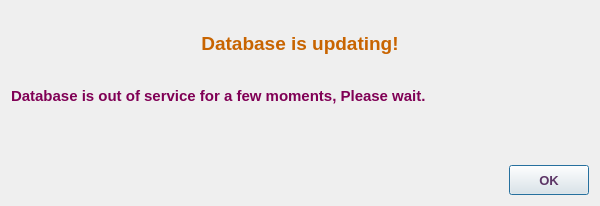
<?xml version="1.0" encoding="UTF-8"?>
<ui version="4.0">
 <class>OutOfService</class>
 <widget class="QDialog" name="OutOfService">
  <property name="windowModality">
   <enum>Qt::WindowModal</enum>
  </property>
  <property name="geometry">
   <rect>
    <x>0</x>
    <y>0</y>
    <width>600</width>
    <height>206</height>
   </rect>
  </property>
  <property name="sizePolicy">
   <sizepolicy hsizetype="Fixed" vsizetype="Fixed">
    <horstretch>0</horstretch>
    <verstretch>0</verstretch>
   </sizepolicy>
  </property>
  <property name="minimumSize">
   <size>
    <width>600</width>
    <height>100</height>
   </size>
  </property>
  <property name="maximumSize">
   <size>
    <width>600</width>
    <height>300</height>
   </size>
  </property>
  <property name="font">
   <font>
    <family>Tahoma</family>
    <pointsize>10</pointsize>
   </font>
  </property>
  <property name="windowTitle">
   <string>New Release</string>
  </property>
  <property name="windowIcon">
   <iconset resource="../../image.qrc">
    <normaloff>:/Image/database.png</normaloff>:/Image/database.png</iconset>
  </property>
  <property name="modal">
   <bool>true</bool>
  </property>
  <layout class="QVBoxLayout" name="verticalLayout_4">
   <item>
    <layout class="QVBoxLayout" name="verticalLayout_3">
     <item>
      <layout class="QVBoxLayout" name="verticalLayout">
       <item>
        <layout class="QHBoxLayout" name="horizontalLayout">
         <item>
          <widget class="QLabel" name="label_3">
           <property name="minimumSize">
            <size>
             <width>64</width>
             <height>64</height>
            </size>
           </property>
           <property name="maximumSize">
            <size>
             <width>64</width>
             <height>64</height>
            </size>
           </property>
           <property name="text">
            <string/>
           </property>
           <property name="pixmap">
            <pixmap resource="../../image.qrc">:/Image/wait.png</pixmap>
           </property>
          </widget>
         </item>
         <item>
          <widget class="QLabel" name="versionLbl">
           <property name="sizePolicy">
            <sizepolicy hsizetype="Expanding" vsizetype="Preferred">
             <horstretch>0</horstretch>
             <verstretch>0</verstretch>
            </sizepolicy>
           </property>
           <property name="minimumSize">
            <size>
             <width>0</width>
             <height>40</height>
            </size>
           </property>
           <property name="maximumSize">
            <size>
             <width>16777215</width>
             <height>40</height>
            </size>
           </property>
           <property name="font">
            <font>
             <family>Tahoma</family>
             <pointsize>14</pointsize>
             <weight>75</weight>
             <italic>false</italic>
             <bold>true</bold>
            </font>
           </property>
           <property name="autoFillBackground">
            <bool>false</bool>
           </property>
           <property name="styleSheet">
            <string notr="true">color: rgb(200, 100, 0);</string>
           </property>
           <property name="text">
            <string>Database is updating!</string>
           </property>
           <property name="alignment">
            <set>Qt::AlignCenter</set>
           </property>
           <property name="wordWrap">
            <bool>true</bool>
           </property>
          </widget>
         </item>
         <item>
          <widget class="QLabel" name="label_2">
           <property name="minimumSize">
            <size>
             <width>64</width>
             <height>64</height>
            </size>
           </property>
           <property name="maximumSize">
            <size>
             <width>64</width>
             <height>64</height>
            </size>
           </property>
           <property name="text">
            <string/>
           </property>
           <property name="pixmap">
            <pixmap resource="../../image.qrc">:/Image/database.png</pixmap>
           </property>
          </widget>
         </item>
        </layout>
       </item>
      </layout>
     </item>
     <item>
      <layout class="QVBoxLayout" name="verticalLayout_2">
       <item>
        <widget class="QLabel" name="label_5">
         <property name="minimumSize">
          <size>
           <width>0</width>
           <height>30</height>
          </size>
         </property>
         <property name="maximumSize">
          <size>
           <width>16777215</width>
           <height>30</height>
          </size>
         </property>
         <property name="font">
          <font>
           <family>Tahoma</family>
           <pointsize>11</pointsize>
           <weight>75</weight>
           <italic>false</italic>
           <bold>true</bold>
          </font>
         </property>
         <property name="styleSheet">
          <string notr="true">color: rgb(128, 0, 85);</string>
         </property>
         <property name="text">
          <string>Database is out of service for a few moments, Please wait.</string>
         </property>
        </widget>
       </item>
      </layout>
     </item>
    </layout>
   </item>
   <item>
    <spacer name="verticalSpacer">
     <property name="orientation">
      <enum>Qt::Vertical</enum>
     </property>
     <property name="sizeHint" stdset="0">
      <size>
       <width>20</width>
       <height>40</height>
      </size>
     </property>
    </spacer>
   </item>
   <item>
    <layout class="QHBoxLayout" name="horizontalLayout_2">
     <item>
      <spacer name="horizontalSpacer_3">
       <property name="orientation">
        <enum>Qt::Horizontal</enum>
       </property>
       <property name="sizeHint" stdset="0">
        <size>
         <width>40</width>
         <height>20</height>
        </size>
       </property>
      </spacer>
     </item>
     <item>
      <widget class="QPushButton" name="pushButton">
       <property name="minimumSize">
        <size>
         <width>80</width>
         <height>30</height>
        </size>
       </property>
       <property name="maximumSize">
        <size>
         <width>16777215</width>
         <height>30</height>
        </size>
       </property>
       <property name="font">
        <font>
         <family>Tahoma</family>
         <pointsize>10</pointsize>
         <weight>75</weight>
         <bold>true</bold>
        </font>
       </property>
       <property name="styleSheet">
        <string notr="true">color: rgb(92, 53, 102);</string>
       </property>
       <property name="text">
        <string>OK</string>
       </property>
      </widget>
     </item>
    </layout>
   </item>
  </layout>
 </widget>
 <resources>
  <include location="../../image.qrc"/>
 </resources>
 <connections/>
</ui>
